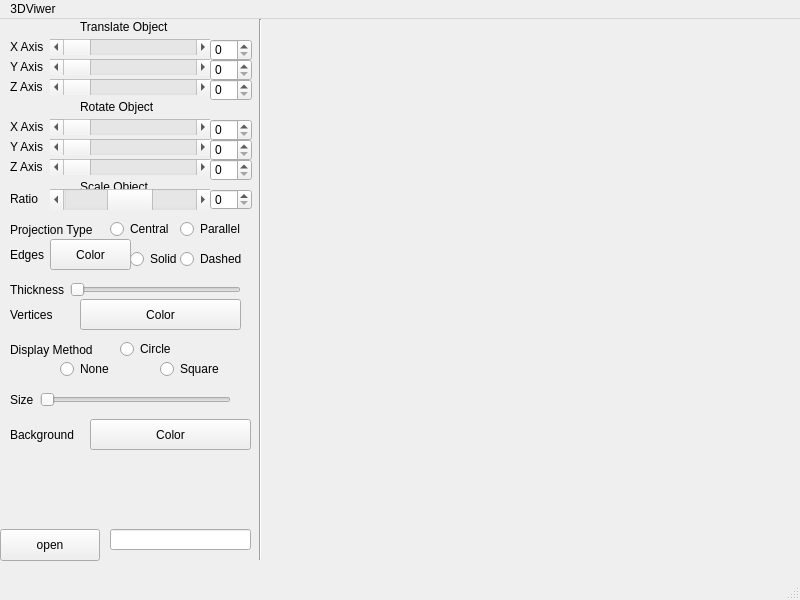
<?xml version="1.0" encoding="UTF-8"?>
<ui version="4.0">
 <class>MainWindow</class>
 <widget class="QMainWindow" name="MainWindow">
  <property name="geometry">
   <rect>
    <x>0</x>
    <y>0</y>
    <width>800</width>
    <height>600</height>
   </rect>
  </property>
  <property name="windowTitle">
   <string>MainWindow</string>
  </property>
  <widget class="QWidget" name="centralwidget">
   <widget class="QScrollBar" name="x_axis_translate_ScrollBar">
    <property name="geometry">
     <rect>
      <x>50</x>
      <y>20</y>
      <width>160</width>
      <height>16</height>
     </rect>
    </property>
    <property name="orientation">
     <enum>Qt::Horizontal</enum>
    </property>
   </widget>
   <widget class="QScrollBar" name="y_axis_translate_ScrollBar">
    <property name="geometry">
     <rect>
      <x>50</x>
      <y>40</y>
      <width>160</width>
      <height>16</height>
     </rect>
    </property>
    <property name="orientation">
     <enum>Qt::Horizontal</enum>
    </property>
   </widget>
   <widget class="QScrollBar" name="z_axis_translate_ScrollBar">
    <property name="geometry">
     <rect>
      <x>50</x>
      <y>60</y>
      <width>160</width>
      <height>16</height>
     </rect>
    </property>
    <property name="orientation">
     <enum>Qt::Horizontal</enum>
    </property>
   </widget>
   <widget class="QLabel" name="label_translate">
    <property name="geometry">
     <rect>
      <x>80</x>
      <y>0</y>
      <width>101</width>
      <height>16</height>
     </rect>
    </property>
    <property name="text">
     <string>Translate Object</string>
    </property>
   </widget>
   <widget class="QLabel" name="label_rotate">
    <property name="geometry">
     <rect>
      <x>80</x>
      <y>80</y>
      <width>101</width>
      <height>16</height>
     </rect>
    </property>
    <property name="text">
     <string>Rotate Object</string>
    </property>
   </widget>
   <widget class="QScrollBar" name="z_axis_rotate_ScrollBar">
    <property name="geometry">
     <rect>
      <x>50</x>
      <y>140</y>
      <width>160</width>
      <height>16</height>
     </rect>
    </property>
    <property name="orientation">
     <enum>Qt::Horizontal</enum>
    </property>
   </widget>
   <widget class="QScrollBar" name="x_axis_rotate_ScrollBar">
    <property name="geometry">
     <rect>
      <x>50</x>
      <y>100</y>
      <width>160</width>
      <height>16</height>
     </rect>
    </property>
    <property name="orientation">
     <enum>Qt::Horizontal</enum>
    </property>
   </widget>
   <widget class="QScrollBar" name="y_axis_rotate_ScrollBar">
    <property name="geometry">
     <rect>
      <x>50</x>
      <y>120</y>
      <width>160</width>
      <height>16</height>
     </rect>
    </property>
    <property name="orientation">
     <enum>Qt::Horizontal</enum>
    </property>
   </widget>
   <widget class="QLabel" name="x_axis_translate">
    <property name="geometry">
     <rect>
      <x>10</x>
      <y>20</y>
      <width>58</width>
      <height>16</height>
     </rect>
    </property>
    <property name="text">
     <string>X Axis</string>
    </property>
   </widget>
   <widget class="QLabel" name="y_axis_translate">
    <property name="geometry">
     <rect>
      <x>10</x>
      <y>40</y>
      <width>58</width>
      <height>16</height>
     </rect>
    </property>
    <property name="text">
     <string>Y Axis</string>
    </property>
   </widget>
   <widget class="QLabel" name="z_axis_translate">
    <property name="geometry">
     <rect>
      <x>10</x>
      <y>60</y>
      <width>58</width>
      <height>16</height>
     </rect>
    </property>
    <property name="text">
     <string>Z Axis</string>
    </property>
   </widget>
   <widget class="QLabel" name="z_axis_rotate">
    <property name="geometry">
     <rect>
      <x>10</x>
      <y>140</y>
      <width>58</width>
      <height>16</height>
     </rect>
    </property>
    <property name="text">
     <string>Z Axis</string>
    </property>
   </widget>
   <widget class="QLabel" name="y_axis_rotate">
    <property name="geometry">
     <rect>
      <x>10</x>
      <y>120</y>
      <width>58</width>
      <height>16</height>
     </rect>
    </property>
    <property name="text">
     <string>Y Axis</string>
    </property>
   </widget>
   <widget class="QLabel" name="x_axis_rotate">
    <property name="geometry">
     <rect>
      <x>10</x>
      <y>100</y>
      <width>58</width>
      <height>16</height>
     </rect>
    </property>
    <property name="text">
     <string>X Axis</string>
    </property>
   </widget>
   <widget class="QSpinBox" name="x_axis_translate_spinBox">
    <property name="geometry">
     <rect>
      <x>210</x>
      <y>20</y>
      <width>42</width>
      <height>22</height>
     </rect>
    </property>
   </widget>
   <widget class="QSpinBox" name="y_axis_translate_spinBox">
    <property name="geometry">
     <rect>
      <x>210</x>
      <y>40</y>
      <width>42</width>
      <height>22</height>
     </rect>
    </property>
   </widget>
   <widget class="QSpinBox" name="z_axis_translate_spinBox">
    <property name="geometry">
     <rect>
      <x>210</x>
      <y>60</y>
      <width>42</width>
      <height>22</height>
     </rect>
    </property>
   </widget>
   <widget class="QSpinBox" name="x_axis_rotate_spinBox">
    <property name="geometry">
     <rect>
      <x>210</x>
      <y>100</y>
      <width>42</width>
      <height>22</height>
     </rect>
    </property>
   </widget>
   <widget class="QSpinBox" name="z_axis_rotate_spinBox">
    <property name="geometry">
     <rect>
      <x>210</x>
      <y>140</y>
      <width>42</width>
      <height>22</height>
     </rect>
    </property>
   </widget>
   <widget class="QSpinBox" name="y_axis_rotate_spinBox">
    <property name="geometry">
     <rect>
      <x>210</x>
      <y>120</y>
      <width>42</width>
      <height>22</height>
     </rect>
    </property>
   </widget>
   <widget class="QLabel" name="label_scale">
    <property name="geometry">
     <rect>
      <x>80</x>
      <y>160</y>
      <width>101</width>
      <height>16</height>
     </rect>
    </property>
    <property name="text">
     <string>Scale Object</string>
    </property>
   </widget>
   <widget class="QLabel" name="ratio">
    <property name="geometry">
     <rect>
      <x>10</x>
      <y>170</y>
      <width>58</width>
      <height>20</height>
     </rect>
    </property>
    <property name="text">
     <string>Ratio</string>
    </property>
   </widget>
   <widget class="QScrollBar" name="scale_ScrollBar">
    <property name="geometry">
     <rect>
      <x>50</x>
      <y>170</y>
      <width>160</width>
      <height>21</height>
     </rect>
    </property>
    <property name="minimum">
     <number>-10</number>
    </property>
    <property name="maximum">
     <number>10</number>
    </property>
    <property name="orientation">
     <enum>Qt::Horizontal</enum>
    </property>
   </widget>
   <widget class="QSpinBox" name="scale_spinBox">
    <property name="geometry">
     <rect>
      <x>210</x>
      <y>170</y>
      <width>42</width>
      <height>21</height>
     </rect>
    </property>
    <property name="minimum">
     <number>0</number>
    </property>
    <property name="maximum">
     <number>100</number>
    </property>
   </widget>
   <widget class="QLabel" name="label_projection">
    <property name="geometry">
     <rect>
      <x>10</x>
      <y>200</y>
      <width>101</width>
      <height>21</height>
     </rect>
    </property>
    <property name="text">
     <string>Projection Type</string>
    </property>
   </widget>
   <widget class="QRadioButton" name="central_radioButton">
    <property name="geometry">
     <rect>
      <x>110</x>
      <y>200</y>
      <width>99</width>
      <height>20</height>
     </rect>
    </property>
    <property name="text">
     <string>Central</string>
    </property>
   </widget>
   <widget class="QRadioButton" name="parallel_radioButton">
    <property name="geometry">
     <rect>
      <x>180</x>
      <y>200</y>
      <width>99</width>
      <height>20</height>
     </rect>
    </property>
    <property name="text">
     <string>Parallel</string>
    </property>
   </widget>
   <widget class="QRadioButton" name="solid_radioButton">
    <property name="geometry">
     <rect>
      <x>130</x>
      <y>230</y>
      <width>99</width>
      <height>20</height>
     </rect>
    </property>
    <property name="text">
     <string>Solid</string>
    </property>
   </widget>
   <widget class="QLabel" name="label_edges">
    <property name="geometry">
     <rect>
      <x>10</x>
      <y>220</y>
      <width>101</width>
      <height>31</height>
     </rect>
    </property>
    <property name="text">
     <string>Edges</string>
    </property>
   </widget>
   <widget class="QRadioButton" name="dashed_radioButton">
    <property name="geometry">
     <rect>
      <x>180</x>
      <y>230</y>
      <width>99</width>
      <height>20</height>
     </rect>
    </property>
    <property name="text">
     <string>Dashed</string>
    </property>
   </widget>
   <widget class="QPushButton" name="change_color_pushButton">
    <property name="geometry">
     <rect>
      <x>50</x>
      <y>220</y>
      <width>81</width>
      <height>31</height>
     </rect>
    </property>
    <property name="text">
     <string>Color</string>
    </property>
   </widget>
   <widget class="QLabel" name="label_thickness">
    <property name="geometry">
     <rect>
      <x>10</x>
      <y>260</y>
      <width>101</width>
      <height>21</height>
     </rect>
    </property>
    <property name="text">
     <string>Thickness</string>
    </property>
   </widget>
   <widget class="QSlider" name="thickness_horizontalSlider">
    <property name="geometry">
     <rect>
      <x>70</x>
      <y>260</y>
      <width>171</width>
      <height>21</height>
     </rect>
    </property>
    <property name="orientation">
     <enum>Qt::Horizontal</enum>
    </property>
   </widget>
   <widget class="QPushButton" name="change_color_vertices_pushButton">
    <property name="geometry">
     <rect>
      <x>80</x>
      <y>280</y>
      <width>161</width>
      <height>31</height>
     </rect>
    </property>
    <property name="text">
     <string>Color</string>
    </property>
   </widget>
   <widget class="QLabel" name="label_vertices">
    <property name="geometry">
     <rect>
      <x>10</x>
      <y>280</y>
      <width>101</width>
      <height>31</height>
     </rect>
    </property>
    <property name="text">
     <string>Vertices</string>
    </property>
   </widget>
   <widget class="QLabel" name="label_display">
    <property name="geometry">
     <rect>
      <x>10</x>
      <y>320</y>
      <width>101</width>
      <height>21</height>
     </rect>
    </property>
    <property name="text">
     <string>Display Method</string>
    </property>
   </widget>
   <widget class="QRadioButton" name="display_none_radioButton">
    <property name="geometry">
     <rect>
      <x>60</x>
      <y>340</y>
      <width>99</width>
      <height>20</height>
     </rect>
    </property>
    <property name="text">
     <string>None</string>
    </property>
   </widget>
   <widget class="QRadioButton" name="display_circle_radioButton">
    <property name="geometry">
     <rect>
      <x>120</x>
      <y>320</y>
      <width>99</width>
      <height>20</height>
     </rect>
    </property>
    <property name="text">
     <string>Circle</string>
    </property>
   </widget>
   <widget class="QRadioButton" name="display_square_radioButton">
    <property name="geometry">
     <rect>
      <x>160</x>
      <y>340</y>
      <width>99</width>
      <height>20</height>
     </rect>
    </property>
    <property name="text">
     <string>Square</string>
    </property>
   </widget>
   <widget class="QLabel" name="label_size">
    <property name="geometry">
     <rect>
      <x>10</x>
      <y>370</y>
      <width>101</width>
      <height>21</height>
     </rect>
    </property>
    <property name="text">
     <string>Size</string>
    </property>
   </widget>
   <widget class="QSlider" name="size_horizontalSlider">
    <property name="geometry">
     <rect>
      <x>40</x>
      <y>370</y>
      <width>191</width>
      <height>21</height>
     </rect>
    </property>
    <property name="orientation">
     <enum>Qt::Horizontal</enum>
    </property>
   </widget>
   <widget class="QLabel" name="label_background">
    <property name="geometry">
     <rect>
      <x>10</x>
      <y>400</y>
      <width>71</width>
      <height>31</height>
     </rect>
    </property>
    <property name="text">
     <string>Background</string>
    </property>
   </widget>
   <widget class="QPushButton" name="change_color_background_pushButton">
    <property name="geometry">
     <rect>
      <x>90</x>
      <y>400</y>
      <width>161</width>
      <height>31</height>
     </rect>
    </property>
    <property name="text">
     <string>Color</string>
    </property>
   </widget>
   <widget class="Line" name="line">
    <property name="geometry">
     <rect>
      <x>250</x>
      <y>0</y>
      <width>20</width>
      <height>541</height>
     </rect>
    </property>
    <property name="orientation">
     <enum>Qt::Vertical</enum>
    </property>
   </widget>
   <widget class="GLWidget" name="widget" native="true">
    <property name="geometry">
     <rect>
      <x>260</x>
      <y>0</y>
      <width>541</width>
      <height>541</height>
     </rect>
    </property>
   </widget>
   <widget class="QPushButton" name="open_pushButton">
    <property name="geometry">
     <rect>
      <x>0</x>
      <y>510</y>
      <width>100</width>
      <height>32</height>
     </rect>
    </property>
    <property name="text">
     <string>open</string>
    </property>
   </widget>
   <widget class="QLineEdit" name="lineEdit_file_name">
    <property name="geometry">
     <rect>
      <x>110</x>
      <y>510</y>
      <width>141</width>
      <height>21</height>
     </rect>
    </property>
    <property name="alignment">
     <set>Qt::AlignRight|Qt::AlignTrailing|Qt::AlignVCenter</set>
    </property>
    <property name="readOnly">
     <bool>true</bool>
    </property>
   </widget>
  </widget>
  <widget class="QMenuBar" name="menubar">
   <property name="geometry">
    <rect>
     <x>0</x>
     <y>0</y>
     <width>800</width>
     <height>22</height>
    </rect>
   </property>
   <widget class="QMenu" name="menu3DViwer">
    <property name="title">
     <string>3DViwer</string>
    </property>
    <addaction name="actionwidget"/>
   </widget>
   <addaction name="menu3DViwer"/>
  </widget>
  <widget class="QStatusBar" name="statusbar"/>
  <action name="actionwidget">
   <property name="text">
    <string>widget</string>
   </property>
  </action>
 </widget>
 <customwidgets>
  <customwidget>
   <class>GLWidget</class>
   <extends>QWidget</extends>
   <header location="global">glwidget.h</header>
   <container>1</container>
  </customwidget>
 </customwidgets>
 <resources/>
 <connections/>
</ui>
